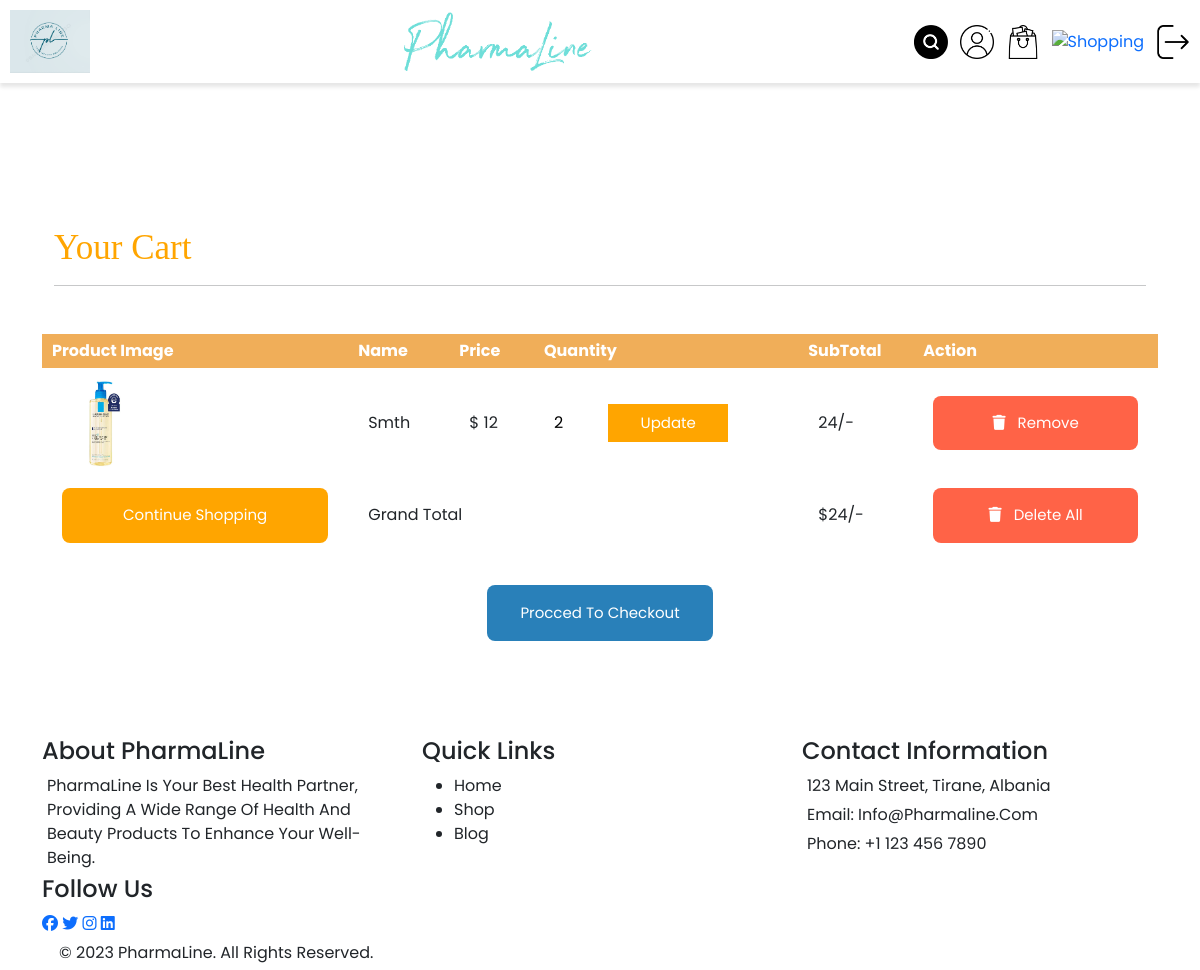
The app's page /cart.php (signed in) with its own data.
### tables this page shows
CREATE TABLE `cart` (
  `id` int(100) NOT NULL,
  `user_id` int(11) NOT NULL,
  `product_name` varchar(100) NOT NULL,
  `price` int(100) NOT NULL,
  `quantity` int(100) NOT NULL,
  `image` varchar(100) NOT NULL
);

### cart.php (the view, shortened to what this page needs)
<?php
@include 'users/config.php';
$loggedIn = false;
if (isset($_SESSION['user_id'])) {
    $loggedIn = true;
}
$user_id = $_SESSION['user_id'];
?>
<!DOCTYPE html>
<html>
<head>
  <link href="https://cdn.jsdelivr.net/npm/bootstrap@5.3.0-alpha3/dist/css/bootstrap.min.css" rel="stylesheet">
  <link rel="stylesheet" type="text/css" href="assets/css/styleCart.css">
</head>
<body>
  <header>
  <a href="index.php">
    <img src="image/Logo.png" alt="Logo" class="logo"></a>
    <img src="image/PharmaLineNameLogo.png" alt="" class="logo-name">
    <div class="header-icons">
      <img src="image/search.png" alt="Search" class="header-icon">
      <a href="users/login.php">
      <img src="image/user (1).png" alt="User" class="header-icon"></a>
      <img src="image/shopping-bag (1).png" alt="Shopping" class="header-icon">
      <a href="blogUser.php">
      <img src="image/blog1.png" alt="Shopping" class="header-icon"></a>
      <?php if ($loggedIn) { ?>
                  <a href="users/logout.php">
                  <img src="image/logout.png" alt="Logout" class="header-icon"></a>
      <?php }; ?>
    </div>
  </header>
  <section class="cart container my-5 py-5">
    <div class="container mt-5">
         <h2 class="font-weight-bold">Your Cart</h2>
         <hr>
    </div>
    <table class="mt-5 pt-5">
       <tr>
        <th>Product Image</th>
        <th>Name</th>
        <th>Price</th>
        <th>Quantity</th>
        <th>SubTotal</th>
        <th>Action</th>
       </tr>
       <?php
         $select_cart = mysqli_query($conn, "SELECT * FROM `cart` WHERE user_id = '$user_id'");
         $grand_total = 0;
         if(mysqli_num_rows($select_cart) > 0){
            while($fetch_cart = mysqli_fetch_assoc($select_cart)){
         ?>
           <tr>
              <td>
                <img src="image/<?php echo $fetch_cart['image']; ?>" alt="">
              </td>
              <td>
              <?php echo $fetch_cart['product_name']; ?>
              </td>
              <td>
               <span>$</span>
               <span class="p-price"><?php echo number_format($fetch_cart['price']); ?></span>
              </td>
              <td>
              <form action="" method="post">
                  <input type="number" name="update_quantity" min="1"  value="<?php echo $fetch_cart['quantity']; ?>" >
                  <input type="submit" value="update" name="update_update_btn">
               </form>
              </td>
              <td><?php echo $sub_total = number_format($fetch_cart['price'] * $fetch_cart['quantity']); ?>/-</td>
              <td><a href="cart.php?remove=<?php echo $fetch_cart['id']; ?>" onclick="return confirm('remove item from cart?')" class="delete-btn"> <i class="fas fa-trash"></i> remove</a></td>
         </tr>
         <?php
           $grand_total += $sub_total;
            };
         };
         ?>
          <tr class="table-bottom">
            <td><a href="categories/combinedpages.php" class="option-btn" style="margin-top: 0;">Continue Shopping</a></td>
            <td colspan="3">Grand total</td>
            <td>$<?php echo $grand_total; ?>/-</td>
            <td><a href="cart.php?delete_all" onclick="return confirm('are you sure you want to delete all?');" class="delete-btn"> <i class="fas fa-trash"></i> delete all </a></td>
         </tr>
    </table>
   <div class="checkout-btn">
      <a href="checkout.php" class="btn <?= ($grand_total > 1)?'':'disabled'; ?>">procced to checkout</a>
   </div>
  </section>
<footer>
  <div class="container">
    <div class="row">
      <div class="col-md-4">
        <h4>About PharmaLine</h4>
        <p>PharmaLine is your best health partner, providing a wide range of health and beauty products to enhance your well-being.</p>
      </div>
      <div class="col-md-4">
        <h4>Quick Links</h4>
        <ul>
          <li>Home</a></li>
          <li>Shop</a></li>
          <li>Blog</a></li>
        </ul>
      </div>
      <div class="col-md-4">
        <h4>Contact Information</h4>
        <p>123 Main Street, Tirane, Albania</p>
        <p>Email: info@pharmaline.com</p>
        <p>Phone: +1 123 456 7890</p>
      </div>
    </div>
    <div class="col-md-4">
    <div class="footer-section social">
      <h4>Follow Us</h4>
      <div class="social-icons">
        <a href="#"><i class="fab fa-facebook"></i></a>
        <a href="#"><i class="fab fa-twitter"></i></a>
        <a href="#"><i class="fab fa-instagram"></i></a>
        <a href="#"><i class="fab fa-linkedin"></i></a>
      </div>
    </div>
  </div>
  <div class="footer-bottom">
    <div class="container">
      <div class="row">
        <div class="col-md-12">
          <p>&copy; 2023 PharmaLine. All rights reserved.</p>
        </div>
      </div>
    </div>
  </div>
</footer>
</body>
</html>

### assets/css/styleCart.css (style rules this page uses)
:root { --blue:#2980b9; --red:tomato; --orange:orange; --black:#333; --white:#fff; --bg-color:#eee; --dark-bg:rgba(0,0,0,.7); --box-shadow:0 .5rem 1rem rgba(0,0,0,.1); --border:.1rem solid #999; }
* { font-family: 'Poppins', sans-serif; margin:0; padding:0; box-sizing: border-box; outline: none; border:none; text-decoration: none; text-transform: capitalize; }
body { font-family: Arial, sans-serif; margin: 0; padding: 0; height: 100vh; }
header { background-color: #ffffff; box-shadow: 0 4px 4px rgba(0, 0, 0, 0.1); display: flex; align-items: center; justify-content: space-between; padding: 10px; }
.logo { width: 80px; height: auto; }
.logo-name { width: 200px; height: auto; }
.header-icons { display: flex; align-items: center; }
.header-icons .header-icon { width: 34px; height: 34px; margin-left: 12px; cursor: pointer; transition: transform 0.2s ease-in-out; }
a:link { text-decoration: none; }
p { margin:5px; }
h2 { color: orange; font-family: Didot, serif; font-size: 35px; }
body > footer { margin-top: 26px; }
.cart table { width: 100%; border-collapse: collapse; }
.cart th { text-align: left; padding: 5px 10px; color: #ffffff; background-color: rgb(240, 174, 89); }
.cart td { padding: 10px 20px; }
.cart td img { width: 80px; height: 90px; margin-right: 10px; }
.cart input { width: 50px; }
.btn, .option-btn, .delete-btn { display: block; width: 100%; text-align: center; background-color: var(--blue); color:var(--white); font-size: 15px; padding:1rem 2rem; border-radius: .5rem; cursor: pointer; margin-top: 1rem; }
.option-btn i, .delete-btn i { padding-right: .5rem; }
.option-btn { background-color: var(--orange); }
.delete-btn { margin-top: 0; background-color: var(--red); }
.cart table input[type="submit"] { padding:.5rem 1.5rem; cursor: pointer; width: 120px; font-size: 15px; background-color: var(--orange); color:var(--white); }
.cart .checkout-btn { text-align: center; margin-top: 1rem; }
.cart .checkout-btn a { display: inline-block; width: auto; }

### records on screen
cart: image (picture), product_name "Smth", price "12", update_quantity "2", $sub_total = number_format($fetch_cart['price'] * $fetch_cart['quantity']) "24"

### other values on screen
$grand_total "24"
